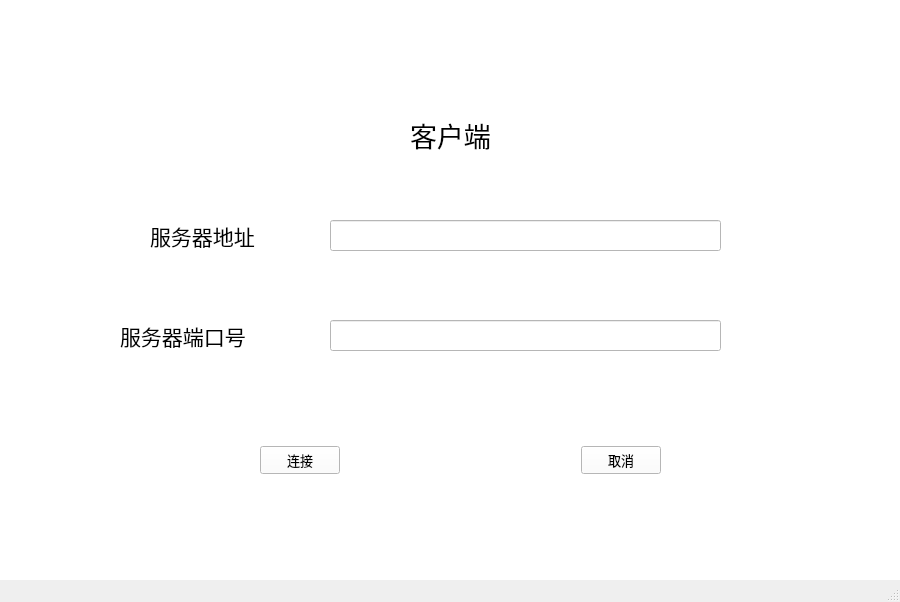
<?xml version="1.0" encoding="UTF-8"?>
<ui version="4.0">
 <class>demo_qt</class>
 <widget class="QMainWindow" name="demo_qt">
  <property name="geometry">
   <rect>
    <x>0</x>
    <y>0</y>
    <width>900</width>
    <height>602</height>
   </rect>
  </property>
  <property name="windowTitle">
   <string>demo_qt</string>
  </property>
  <widget class="QWidget" name="centralwidget">
   <property name="autoFillBackground">
    <bool>false</bool>
   </property>
   <property name="styleSheet">
    <string notr="true">background-color: white;</string>
   </property>
   <widget class="QLabel" name="clientLabel">
    <property name="geometry">
     <rect>
      <x>410</x>
      <y>110</y>
      <width>111</width>
      <height>50</height>
     </rect>
    </property>
    <property name="font">
     <font>
      <family>微软雅黑</family>
      <pointsize>20</pointsize>
     </font>
    </property>
    <property name="text">
     <string>客户端</string>
    </property>
   </widget>
   <widget class="QLabel" name="serverAddressLabel">
    <property name="geometry">
     <rect>
      <x>150</x>
      <y>220</y>
      <width>141</width>
      <height>31</height>
     </rect>
    </property>
    <property name="sizePolicy">
     <sizepolicy hsizetype="Preferred" vsizetype="Preferred">
      <horstretch>0</horstretch>
      <verstretch>0</verstretch>
     </sizepolicy>
    </property>
    <property name="font">
     <font>
      <family>微软雅黑</family>
      <pointsize>16</pointsize>
     </font>
    </property>
    <property name="text">
     <string>服务器地址</string>
    </property>
   </widget>
   <widget class="QLineEdit" name="serverAddressLineEdit">
    <property name="geometry">
     <rect>
      <x>330</x>
      <y>220</y>
      <width>391</width>
      <height>31</height>
     </rect>
    </property>
   </widget>
   <widget class="QLabel" name="serverPortLabel">
    <property name="geometry">
     <rect>
      <x>120</x>
      <y>320</y>
      <width>161</width>
      <height>31</height>
     </rect>
    </property>
    <property name="font">
     <font>
      <family>微软雅黑</family>
      <pointsize>16</pointsize>
     </font>
    </property>
    <property name="text">
     <string>服务器端口号</string>
    </property>
   </widget>
   <widget class="QLineEdit" name="serverPortLineEdit">
    <property name="geometry">
     <rect>
      <x>330</x>
      <y>320</y>
      <width>391</width>
      <height>31</height>
     </rect>
    </property>
   </widget>
   <widget class="QWidget" name="horizontalLayoutWidget">
    <property name="geometry">
     <rect>
      <x>260</x>
      <y>420</y>
      <width>401</width>
      <height>80</height>
     </rect>
    </property>
    <layout class="QHBoxLayout" name="horizontalLayout">
     <item>
      <widget class="QPushButton" name="connectButton">
       <property name="font">
        <font>
         <family>微软雅黑</family>
         <pointsize>10</pointsize>
        </font>
       </property>
       <property name="text">
        <string>连接</string>
       </property>
      </widget>
     </item>
     <item>
      <spacer name="horizontalSpacer">
       <property name="orientation">
        <enum>Qt::Horizontal</enum>
       </property>
       <property name="sizeHint" stdset="0">
        <size>
         <width>40</width>
         <height>20</height>
        </size>
       </property>
      </spacer>
     </item>
     <item>
      <widget class="QPushButton" name="cancelButton">
       <property name="font">
        <font>
         <family>微软雅黑</family>
         <pointsize>10</pointsize>
        </font>
       </property>
       <property name="text">
        <string>取消</string>
       </property>
      </widget>
     </item>
    </layout>
   </widget>
  </widget>
  <widget class="QStatusBar" name="statusbar"/>
 </widget>
 <resources/>
 <connections/>
</ui>
